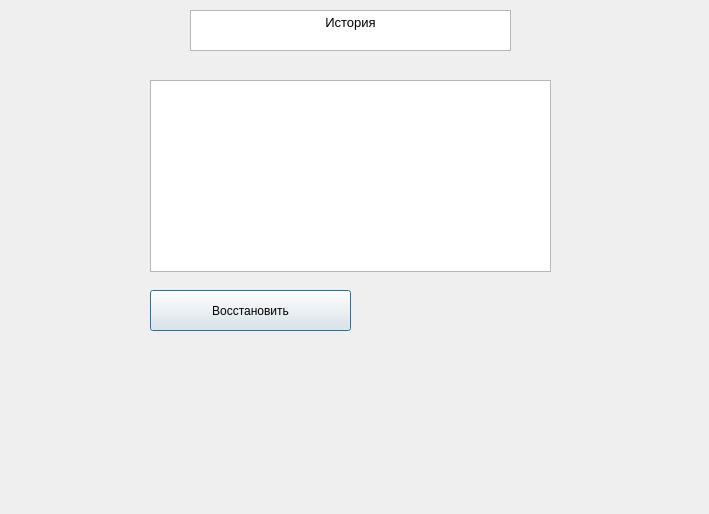
<?xml version="1.0" encoding="UTF-8"?>
<ui version="4.0">
 <class>history</class>
 <widget class="QDialog" name="history">
  <property name="geometry">
   <rect>
    <x>0</x>
    <y>0</y>
    <width>709</width>
    <height>514</height>
   </rect>
  </property>
  <property name="windowTitle">
   <string>Dialog</string>
  </property>
  <widget class="QTextEdit" name="textEdit">
   <property name="geometry">
    <rect>
     <x>190</x>
     <y>10</y>
     <width>321</width>
     <height>41</height>
    </rect>
   </property>
   <property name="html">
    <string>&lt;!DOCTYPE HTML PUBLIC &quot;-//W3C//DTD HTML 4.0//EN&quot; &quot;http://www.w3.org/TR/REC-html40/strict.dtd&quot;&gt;
&lt;html&gt;&lt;head&gt;&lt;meta name=&quot;qrichtext&quot; content=&quot;1&quot; /&gt;&lt;style type=&quot;text/css&quot;&gt;
p, li { white-space: pre-wrap; }
&lt;/style&gt;&lt;/head&gt;&lt;body style=&quot; font-family:'MS Shell Dlg 2'; font-size:8.25pt; font-weight:400; font-style:normal;&quot;&gt;
&lt;p align=&quot;center&quot; style=&quot; margin-top:0px; margin-bottom:0px; margin-left:0px; margin-right:0px; -qt-block-indent:0; text-indent:0px;&quot;&gt;&lt;span style=&quot; font-family:'Calibri,sans-serif'; font-size:10pt;&quot;&gt;История&lt;/span&gt;&lt;/p&gt;&lt;/body&gt;&lt;/html&gt;</string>
   </property>
  </widget>
  <widget class="QListWidget" name="listWidget">
   <property name="geometry">
    <rect>
     <x>150</x>
     <y>80</y>
     <width>401</width>
     <height>192</height>
    </rect>
   </property>
  </widget>
  <widget class="QPushButton" name="pushButton">
   <property name="geometry">
    <rect>
     <x>150</x>
     <y>290</y>
     <width>201</width>
     <height>41</height>
    </rect>
   </property>
   <property name="text">
    <string>Восстановить</string>
   </property>
  </widget>
 </widget>
 <resources/>
 <connections/>
</ui>
